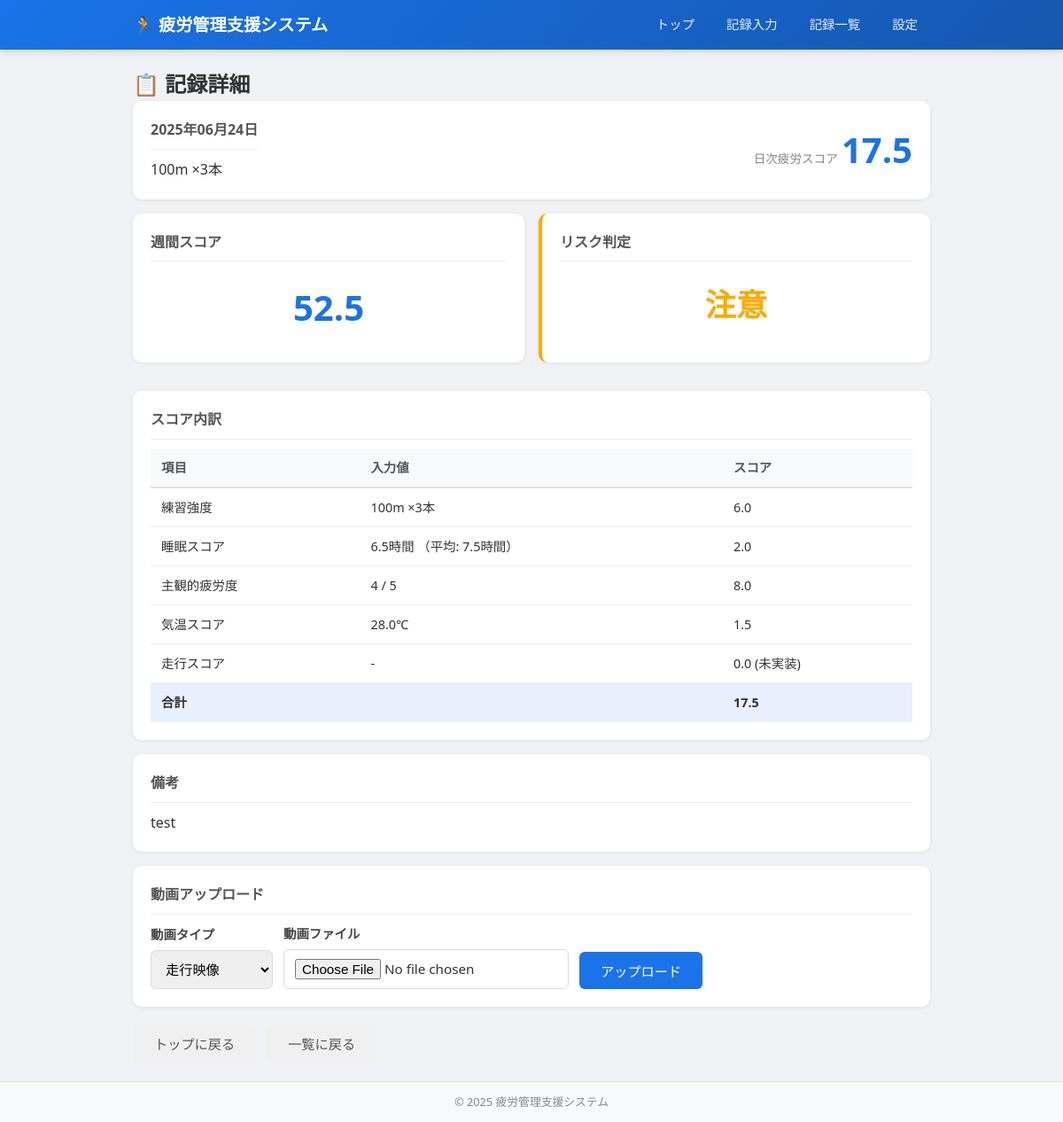
The app's page /record/1 with its own data.
### models.py (models this page shows)
class TrainingRecord(db.Model):
    __tablename__ = 'training_records'
    id = db.Column(db.Integer, primary_key=True)
    user_id = db.Column(db.Integer, db.ForeignKey('users.id'), nullable=False)
    record_date = db.Column(db.Date, nullable=False)
    menu_name = db.Column(db.String(200), nullable=False)
    menu_count = db.Column(db.Integer, nullable=False, default=1)
    training_score = db.Column(db.Float, default=0.0)
    sleep_hours = db.Column(db.Float, default=0.0)
    sleep_score = db.Column(db.Float, default=0.0)
    subjective_fatigue = db.Column(db.Integer, default=3)
    fatigue_score_self = db.Column(db.Float, default=0.0)
    temperature = db.Column(db.Float, default=20.0)
    temperature_score = db.Column(db.Float, default=0.0)
    running_score = db.Column(db.Float, default=0.0)
    daily_fatigue_score = db.Column(db.Float, default=0.0)
    remark = db.Column(db.Text, default='')
    created_at = db.Column(db.DateTime, default=lambda: datetime.now(timezone.utc))
    updated_at = db.Column(
        db.DateTime,
        default=lambda: datetime.now(timezone.utc),
        onupdate=lambda: datetime.now(timezone.utc)
    )
    videos = db.relationship('VideoRecord', backref='training_record', lazy=True)

class User(db.Model):
    __tablename__ = 'users'
    id = db.Column(db.Integer, primary_key=True)
    name = db.Column(db.String(100), nullable=False, default='Default User')
    average_sleep = db.Column(db.Float, nullable=False, default=7.5)
    created_at = db.Column(db.DateTime, default=lambda: datetime.now(timezone.utc))
    updated_at = db.Column(
        db.DateTime,
        default=lambda: datetime.now(timezone.utc),
        onupdate=lambda: datetime.now(timezone.utc)
    )
    training_records = db.relationship('TrainingRecord', backref='user', lazy=True)
    settings = db.relationship('Setting', backref='user', lazy=True)

### routes/records.py (the view)
@records_bp.route('/record/<int:record_id>')
def record_detail(record_id):
    record = TrainingRecord.query.get_or_404(record_id)
    user = User.query.get(record.user_id)
    seven_days_ago = record.record_date - timedelta(days=6)
    week_records = TrainingRecord.query.filter(
        TrainingRecord.user_id == record.user_id,
        TrainingRecord.record_date >= seven_days_ago,
        TrainingRecord.record_date <= record.record_date
    ).order_by(TrainingRecord.record_date.asc()).all()
    daily_scores = [r.daily_fatigue_score for r in week_records]
    weekly_score = calculate_weekly_score(daily_scores) if daily_scores else 0.0
    setting = Setting.query.filter_by(user_id=record.user_id).first()
    thresholds = None
    if setting:
        thresholds = {
            'safe': setting.weekly_safe_threshold,
            'warning': setting.weekly_warning_threshold,
            'danger': setting.weekly_danger_threshold,
        }
    risk_level = get_risk_level(weekly_score, thresholds)
    risk_style = get_risk_style(risk_level)
    return render_template(
        'record_detail.html',
        record=record,
        user=user,
        weekly_score=weekly_score,
        risk_level=risk_level,
        risk_style=risk_style,
    )

### services/risk_service.py (called while the page is built)
def calculate_weekly_score(daily_scores):
    return round(sum(daily_scores), 1)

def get_risk_level(weekly_score, thresholds=None):
    if thresholds is None:
        thresholds = {
            'safe': 49.0,
            'warning': 50.0,
            'danger': 80.0,
        }
    safe = thresholds.get('safe', 49.0)
    danger = thresholds.get('danger', 80.0)
    if weekly_score <= safe:
        return '安全'
    elif weekly_score < danger:
        return '注意'
    else:
        return '危険'

def get_risk_style(risk_level):
    if risk_level == '安全':
        return 'risk-safe'
    elif risk_level == '注意':
        return 'risk-warning'
    else:
        return 'risk-danger'

### templates/record_detail.html (shortened to what this page needs)
{% extends "base.html" %}
{% block content %}
<div class="container">
    <h2>📋 記録詳細</h2>
    <div class="card">
        <div class="detail-header">
            <div>
                <h3>{{ record.record_date.strftime('%Y年%m月%d日') }}</h3>
                <p>{{ record.menu_name }} ×{{ record.menu_count }}本</p>
            </div>
            <div class="detail-score">
                <span class="score-label">日次疲労スコア</span>
                <span class="score-value">{{ record.daily_fatigue_score }}</span>
            </div>
        </div>
    </div>
    <div class="card-row">
        <div class="card">
            <h3>週間スコア</h3>
            <div class="score-value">{{ weekly_score }}</div>
        </div>
        <div class="card risk-card {{ risk_style }}">
            <h3>リスク判定</h3>
            <div class="risk-level">{{ risk_level }}</div>
        </div>
    </div>
    <div class="card">
        <h3>スコア内訳</h3>
        <table class="score-table">
            <thead>
                <tr>
                    <th>項目</th>
                    <th>入力値</th>
                    <th>スコア</th>
                </tr>
            </thead>
            <tbody>
                <tr>
                    <td>練習強度</td>
                    <td>{{ record.menu_name }} ×{{ record.menu_count }}本</td>
                    <td>{{ record.training_score }}</td>
                </tr>
                <tr>
                    <td>睡眠スコア</td>
                    <td>{{ record.sleep_hours }}時間 （平均: {{ user.average_sleep if user else '7.5' }}時間）</td>
                    <td>{{ record.sleep_score }}</td>
                </tr>
                <tr>
                    <td>主観的疲労度</td>
                    <td>{{ record.subjective_fatigue }} / 5</td>
                    <td>{{ record.fatigue_score_self }}</td>
                </tr>
                <tr>
                    <td>気温スコア</td>
                    <td>{{ record.temperature }}℃</td>
                    <td>{{ record.temperature_score }}</td>
                </tr>
                <tr>
                    <td>走行スコア</td>
                    <td>-</td>
                    <td>{{ record.running_score }} (未実装)</td>
                </tr>
                <tr class="total-row">
                    <td><strong>合計</strong></td>
                    <td></td>
                    <td><strong>{{ record.daily_fatigue_score }}</strong></td>
                </tr>
            </tbody>
        </table>
    </div>
    {% if record.remark %}
    <div class="card">
        <h3>備考</h3>
        <p>{{ record.remark }}</p>
    </div>
    {% endif %}
    <div class="card">
        <h3>動画アップロード</h3>
        <form method="POST" action="{{ url_for('analysis.video_upload') }}" enctype="multipart/form-data" class="inline-form">
            <div class="form-group">
                <label for="video_type">動画タイプ</label>
                <select id="video_type" name="video_type">
                    <option value="running">走行映像</option>
                </select>
            </div>
            <div class="form-group">
                <label for="video_file">動画ファイル</label>
                <input type="file" id="video_file" name="video_file" accept=".mp4,.mov,.avi,.webm,.mkv">
            </div>
            <button type="submit" class="btn-primary">アップロード</button>
        </form>
    </div>
    <div class="form-actions">
        <a href="{{ url_for('main.index') }}" class="btn-secondary">トップに戻る</a>
        <a href="{{ url_for('records.record_list') }}" class="btn-secondary">一覧に戻る</a>
    </div>
</div>
{% endblock %}

### static/css/style.css (style rules this page uses)
*, *::before, *::after { box-sizing: border-box; margin: 0; padding: 0; }
body { font-family: 'Segoe UI', 'Hiragino Sans', 'Meiryo', sans-serif; background-color: #f0f2f5; color: #333; line-height: 1.6; min-height: 100vh; display: flex; flex-direction: column; }
.container { max-width: 900px; margin: 0 auto; }
.card { background: white; border-radius: 10px; padding: 20px; margin-bottom: 16px; box-shadow: 0 1px 4px rgba(0,0,0,0.08); }
.card-row { display: grid; grid-template-columns: repeat(auto-fit, minmax(220px, 1fr)); gap: 16px; margin-bottom: 16px; }
.card h3 { font-size: 1rem; color: #555; margin-bottom: 10px; border-bottom: 1px solid #eee; padding-bottom: 8px; }
.score-value { font-size: 2.5rem; font-weight: 700; color: #1a73e8; text-align: center; padding: 10px 0; }
.score-label { font-size: 0.85rem; color: #888; }
.detail-score { text-align: right; }
.detail-header { display: flex; justify-content: space-between; align-items: center; }
.risk-level { font-size: 2.2rem; font-weight: 700; text-align: center; padding: 10px 0; }
.risk-warning { border-left: 4px solid #f9ab00; }
.risk-warning .risk-level { color: #f9ab00; }
.data-table, .score-table { width: 100%; border-collapse: collapse; font-size: 0.9rem; }
.data-table th, .score-table th { background: #f8f9fa; text-align: left; padding: 10px 12px; border-bottom: 2px solid #e0e0e0; font-weight: 600; color: #555; }
.data-table td, .score-table td { padding: 10px 12px; border-bottom: 1px solid #eee; }
.total-row { background: #e8f0fe; font-weight: bold; }
.form-group { margin-bottom: 18px; }
.form-group label { display: block; font-weight: 600; margin-bottom: 6px; color: #444; font-size: 0.9rem; }
input[type="text"], input[type="number"], input[type="date"], input[type="file"], select, textarea { width: 100%; padding: 10px 12px; border: 1px solid #ddd; border-radius: 6px; font-size: 0.95rem; font-family: inherit; transition: border-color 0.2s; }
.btn-primary { display: inline-block; background: #1a73e8; color: white; padding: 10px 24px; border: none; border-radius: 6px; font-size: 0.95rem; font-family: inherit; cursor: pointer; text-decoration: none; transition: background 0.2s; }
.btn-secondary { display: inline-block; background: #f0f0f0; color: #555; padding: 10px 24px; border: none; border-radius: 6px; font-size: 0.95rem; font-family: inherit; cursor: pointer; text-decoration: none; transition: background 0.2s; }
.form-actions { display: flex; gap: 12px; margin-top: 20px; flex-wrap: wrap; }
.inline-form { display: flex; gap: 12px; align-items: flex-end; flex-wrap: wrap; }
.inline-form .form-group { margin-bottom: 0; }

### records on screen
TrainingRecord: record_date "2025年06月24日", menu_name "100m", menu_count "3", daily_fatigue_score "17.5", training_score "6.0", sleep_hours "6.5", sleep_score "2.0", subjective_fatigue "4", fatigue_score_self "8.0", temperature "28.0", temperature_score "1.5", running_score "0.0", remark "test"
User: average_sleep "7.5"

### other values on screen
{{ weekly_score }} "52.5"
{{ risk_level }} "注意"
